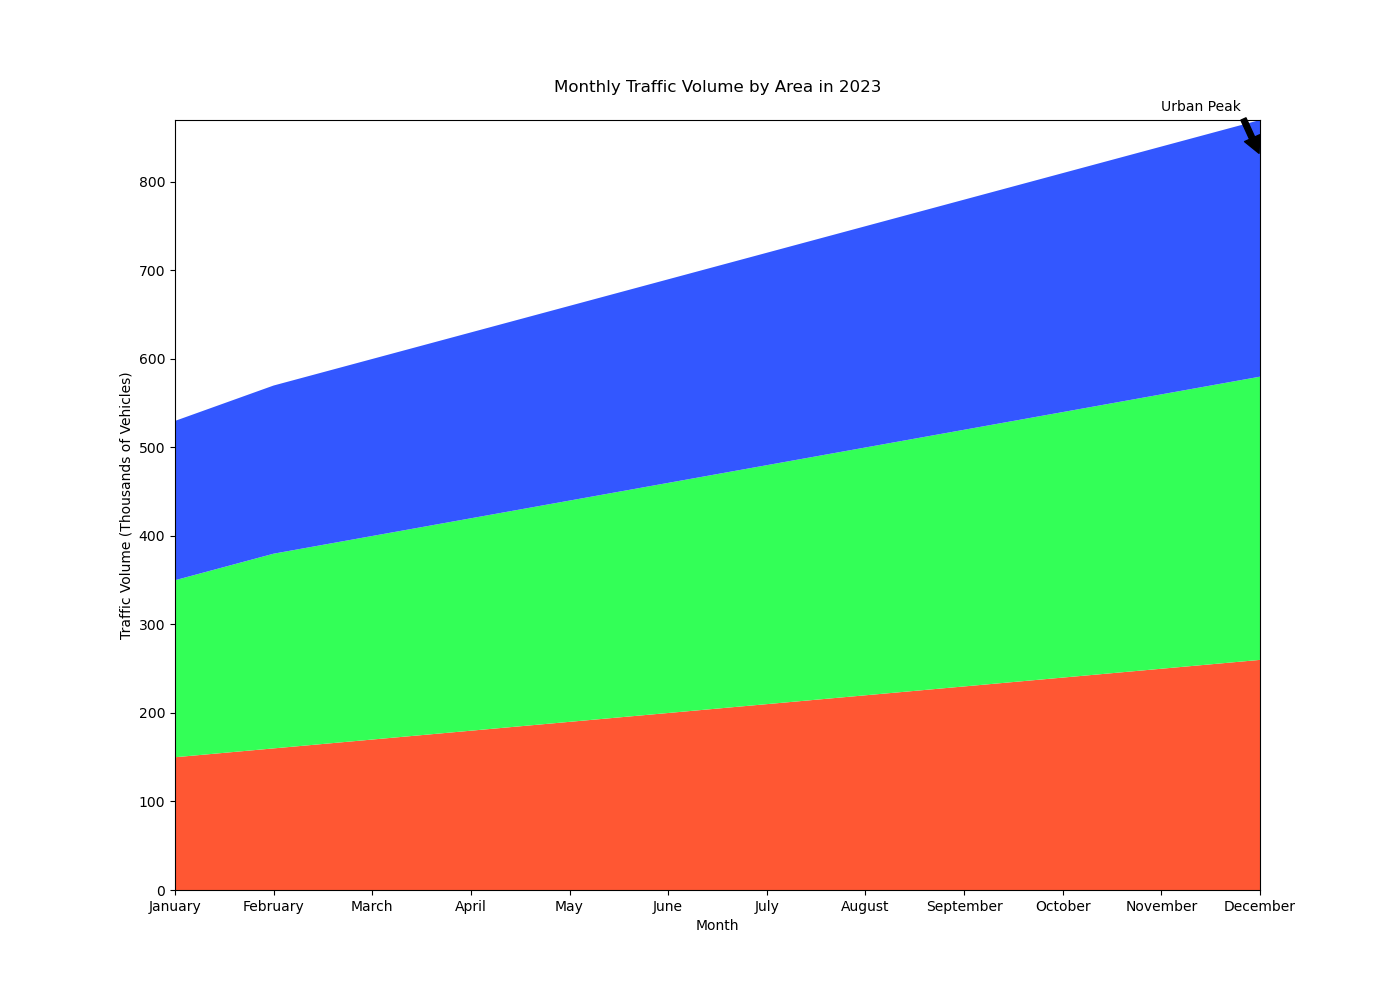

This chart was generated by the following Python code:

import matplotlib.pyplot as plt

# Data
months = ["January", "February", "March", "April", "May", "June", "July", "August", "September", "October", "November", "December"]
urban_traffic = [150, 160, 170, 180, 190, 200, 210, 220, 230, 240, 250, 260]
suburban_traffic = [200, 220, 230, 240, 250, 260, 270, 280, 290, 300, 310, 320]
rural_traffic = [180, 190, 200, 210, 220, 230, 240, 250, 260, 270, 280, 290]

# Stacked Area Chart
fig, ax = plt.subplots(figsize=(14, 10))
ax.stackplot(months, urban_traffic, suburban_traffic, rural_traffic, colors=['#FF5733', '#33FF57', '#3357FF'])

# Customizing the plot
ax.set_title('Monthly Traffic Volume by Area in 2023', pad=20)
ax.set_ylabel('Traffic Volume (Thousands of Vehicles)')
ax.set_xlabel('Month')
ax.margins(0, 0)

# Adding annotation
ax.annotate('Urban Peak', xy=('December', 830), xytext=('November', 880),
            arrowprops=dict(facecolor='black', shrink=0.05))

# Displaying the plot
plt.show()
